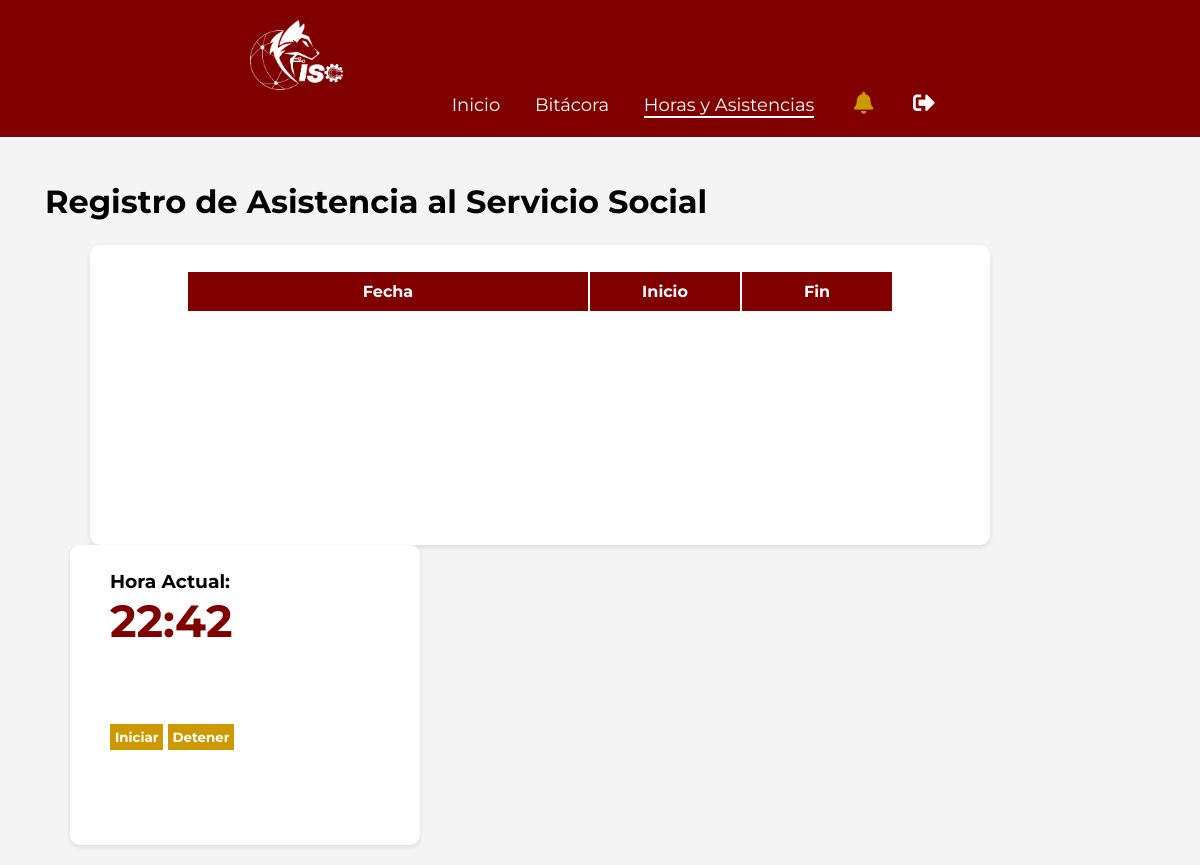
The app's page /horas_asistencias.php (signed in), older data.
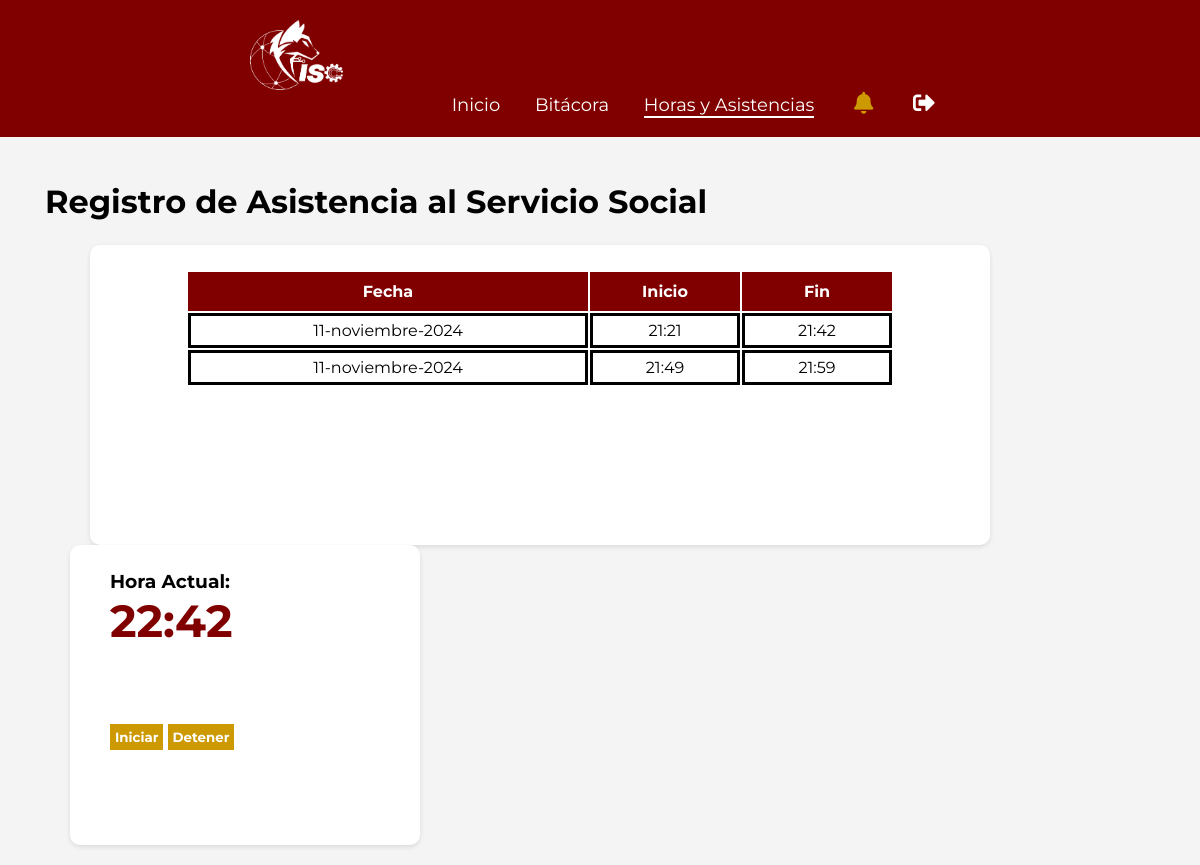
The same page, newer data.
### tables this page shows
CREATE TABLE `asistencias` (
  `id_asistencia` int(5) NOT NULL,
  `alumno` int(5) NOT NULL,
  `fecha` varchar(255) DEFAULT NULL,
  `hora_inicio` varchar(255) DEFAULT NULL,
  `hora_fin` varchar(255) DEFAULT NULL,
  `acumuldas` int(10) NOT NULL
);

### horas_asistencias.php (the view, shortened to what this page needs)
<?php require "seguridad2.php";
$alumno = $_SESSION["id_user"];
?>
<!DOCTYPE html>
<html lang="es">
<head>
    <link rel="stylesheet" type="text/css" href="admin_panel.css">
    <link rel="stylesheet" href="https://cdnjs.cloudflare.com/ajax/libs/font-awesome/5.15.4/css/all.min.css"/>
</head>
<body>
    <header class="admin-header">
        <div class="logo-nav">
            <img src="img/Fondo.png" alt="">
        </div>
        <nav class="admin-nav">
            <ul>
                <li><a href="admin_panel.php">Inicio</a></li>
                <li><a href="bitacorat.php">Bitácora</a></li>
                <li><a href="horas_asistencias.php" class="selected">Horas y Asistencias</a></li>
                <li><a href="" class="noti"><i class="fas fa-bell"></i></a></li>
                <li><a href="salir.php" class="salir"><i class="fas fa-sign-out-alt"></i></a></li>
            </ul>
        </nav>
    </header>
    <main class="admin-main">
        <section class="dashboard-overview">
            <h1 class="tt_paginas">Registro de Asistencia al Servicio Social</h1>
            <br>
            <div class="dashboard-widgets">
                <div class="widget_index1">
                <table class="tablaspanel">
                        <tr>
                            <th class="fecha">Fecha</th>
                            <th class="horass">Inicio</th>
                            <th class="horass">Fin</th>
                        </tr>
                        <?php require "admin/conexion.php";
                        $todos_datos = "SELECT * FROM asistencias WHERE alumno = $alumno";
                        $resultado = mysqli_query($conectar, $todos_datos);
                        while ($fila = mysqli_fetch_assoc($resultado)){
                        ?>
                            <tr>
                                <td>
                                    <?php echo $fila['fecha']; ?>
                                </td>
                                <td><?php echo $fila['hora_inicio']; ?></td>
                                <td><?php echo $fila['hora_fin']; ?></td>
                            </tr>
                        <?php }?>
                    </table>
                </div>
                <div class="widget_index">
                    <h3>Hora Actual:</h3>
                    <p class="horas"><?php echo date('H:i');?></p>
                    <br><br>
                    <br><br>
                    <form action="guardar_asistencia.php" method="post" class="contador">
                        <button type="submit">Iniciar</button>
                    </form>
                    <form action="actualizar_salida.php" method="post" class="contador">
                        <button type="submit">Detener</button>
                    </form>
                </div>
            </div>
        </section>
    </main>
</body>
</html>

### admin_panel.css (style rules this page uses)
* { margin: 0; padding: 0; box-sizing: border-box; font-family: 'Montserrat', sans-serif; }
:root { --color1: #800000; --color2: #c90; --color3: #999999; }
body { background-color: #f4f4f4; }
.admin-header { background-color: var(--color1); color: #fff; padding: 20px; text-align: center; }
.admin-nav { width: 700px; display: inline-block; vertical-align: middle; text-align: right; font-size: 18px; }
.noti { margin: 5px; font-size: 22px; }
.salir { font-size: 22px; }
.admin-nav ul { list-style-type: none; padding: 0; }
.logo-nav { vertical-align: middle; text-align: left; height: 70px; width: 700px; display: inline-block; }
.logo-nav img { height: 100%; }
.admin-nav ul li { display: inline; margin: 0 15px; }
.admin-nav ul li a { color: #fff; text-decoration: none; }
.admin-main { padding: 20px; }
.dashboard-overview { margin-top: 20px; }
.widget_index1 { background-color: #fff; padding: 25px 40px; margin-left: 70px; border-radius: 10px; box-shadow: 0 2px 5px rgba(0, 0, 0, 0.1); width: 900px; overflow: auto; display: inline-block; vertical-align: top; height: 300px; }
.widget_index { background-color: #fff; padding: 25px 40px; margin-left: 50px; border-radius: 10px; box-shadow: 0 2px 5px rgba(0, 0, 0, 0.1); width: 350px; overflow: auto; display: inline-block; vertical-align: top; height: 300px; }
.tt_paginas { padding: 5px 25px; font-size: 32px; }
.selected { border-bottom: #fff 2px solid; }
.noti i { color: #c90; }
.tablaspanel { margin: auto; font-size: 16px; text-align: center; }
.tablaspanel td { border: black 3px solid; padding: 5px; }
.tablaspanel th { background-color: var(--color1); color: #fff; padding: 10px; }
.fecha { width: 400px; }
.horass { width: 150px; }
.contador { display: inline-block; }
.contador button { background-color: var(--color2); color: white; font-weight: bold; padding: 5px; border: none; }
.horas { color: var(--color1); font-weight: bold; font-size: 45px; }

Row changes from the older to the newer data that the page shows:
added asistencias: fecha "11-noviembre-2024", hora_inicio "21:21", hora_fin "21:42"
added asistencias: fecha "11-noviembre-2024", hora_inicio "21:49", hora_fin "21:59"
